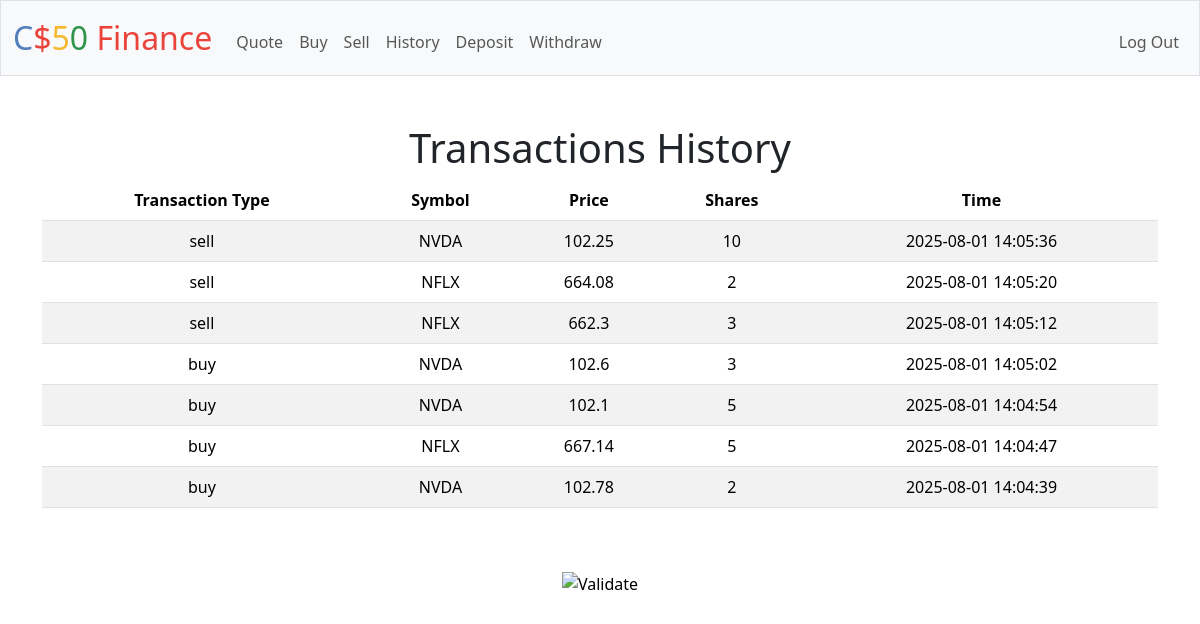
Page /history (signed in) on the committed database.
### tables this page shows
CREATE TABLE 'transactions' ('id ' INTEGER PRIMARY KEY AUTOINCREMENT NOT NULL, 'user_id' INTEGER NOT NULL, 'symbol' TEXT NOT NULL, 'shares' INTEGER NOT NULL, 'price' REAL NOT NULL, 'total' REAL NOT NULL, 'transaction_type' TEXT NOT NULL, 'timestamp' TEXT NOT NULL DEFAULT CURRENT_TIMESTAMP);

### app.py (the view)
@app.route("/history")
@login_required
def history():
    stocks = db.execute("SELECT transaction_type, symbol, price, shares, timestamp FROM transactions WHERE user_id = (?) ORDER BY timestamp DESC", session["user_id"])
    return render_template("history.html", stocks=stocks)

### app.py (called while the page is built)
@app.after_request
def after_request(response):
    response.headers["Cache-Control"] = "no-cache, no-store, must-revalidate"
    response.headers["Expires"] = 0
    response.headers["Pragma"] = "no-cache"
    return response

### helpers.py (called while the page is built)
def login_required(f):
    @wraps(f)
    def decorated_function(*args, **kwargs):
        if session.get("user_id") is None:
            return redirect("/login")
        return f(*args, **kwargs)
    return decorated_function

### templates/history.html (shortened to what this page needs)
{% extends "layout.html" %}
{% block main %}
    <h1>Transactions History</h1>
    <table class="table table-striped">
        <thead>
            <tr>
                <th>Transaction Type</th>
                <th>Symbol</th>
                <th>Price</th>
                <th>Shares</th>
                <th>Time</th>
            </tr>
        </thead>
        <tbody>
            {% for stock in stocks %}
                <tr>
                    <td> {{ stock.transaction_type }} </td>
                    <td> {{ stock.symbol }} </td>
                    <td> {{ stock.price }} </td>
                    <td> {{ stock.shares | abs }} </td>
                    <td> {{ stock.timestamp }} </td>
                </tr>
            {% endfor %}
        </tbody>
    </table>
{% endblock %}

### templates/layout.html (shortened to what this page needs)
<!DOCTYPE html>
<html lang="en">
    <head>
        <link href="https://cdn.jsdelivr.net/npm/bootstrap@5.3.3/dist/css/bootstrap.min.css" rel="stylesheet">
        <link href="/static/styles.css" rel="stylesheet">
    </head>
    <body>
        <nav class="bg-light border navbar navbar-expand-md navbar-light">
            <div class="container-fluid">
                <a class="navbar-brand" href="/"><span class="blue">C</span><span class="red">$</span><span class="yellow">5</span><span class="green">0</span> <span class="red">Finance</span></a>
                <div class="collapse navbar-collapse" id="navbar">
                    {% if session["user_id"] %}
                        <ul class="navbar-nav me-auto mt-2">
                            <li class="nav-item"><a class="nav-link" href="/quote">Quote</a></li>
                            <li class="nav-item"><a class="nav-link" href="/buy">Buy</a></li>
                            <li class="nav-item"><a class="nav-link" href="/sell">Sell</a></li>
                            <li class="nav-item"><a class="nav-link" href="/history">History</a></li>
                            <li class="nav-item"><a class="nav-link" href="/deposit">Deposit</a></li>
                            <li class="nav-item"><a class="nav-link" href="/withdraw">Withdraw</a></li>
                        </ul>
                        <ul class="navbar-nav ms-auto mt-2">
                            <li class="nav-item"><a class="nav-link" href="/logout">Log Out</a></li>
                        </ul>
                    {% else %}
                        <ul class="navbar-nav ms-auto mt-2">
                            <li class="nav-item"><a class="nav-link" href="/register">Register</a></li>
                            <li class="nav-item"><a class="nav-link" href="/login">Log In</a></li>
                        </ul>
                    {% endif %}
                </div>
            </div>
        </nav>
        <main class="container py-5 text-center">
            {% block main %}{% endblock %}
        </main>
        <footer class="mb-5">
            <form action="https://validator.w3.org/check" class="text-center" enctype="multipart/form-data" method="post" target="_blank">
                <input alt="Validate" src="/static/I_heart_validator.png" type="image">
            </form>
        </footer>
    </body>
</html>

### static/styles.css (style rules this page uses)
nav .navbar-brand { font-size: xx-large; }
nav .navbar-brand .blue { color: #537fbe; }
nav .navbar-brand .red { color: #ea433b; }
nav .navbar-brand .yellow { color: #f5b82e; }
nav .navbar-brand .green { color: #2e944b; }

### rows in the picture
transactions: transaction_type "sell", symbol "NVDA", price "102.25", shares|abs "10", timestamp "2025-08-01 14:05:36"
transactions: transaction_type "sell", symbol "NFLX", price "664.08", shares|abs "2", timestamp "2025-08-01 14:05:20"
transactions: transaction_type "sell", symbol "NFLX", price "662.3", shares|abs "3", timestamp "2025-08-01 14:05:12"
transactions: transaction_type "buy", symbol "NVDA", price "102.6", shares|abs "3", timestamp "2025-08-01 14:05:02"
transactions: transaction_type "buy", symbol "NVDA", price "102.1", shares|abs "5", timestamp "2025-08-01 14:04:54"
transactions: transaction_type "buy", symbol "NFLX", price "667.14", shares|abs "5", timestamp "2025-08-01 14:04:47"
transactions: transaction_type "buy", symbol "NVDA", price "102.78", shares|abs "2", timestamp "2025-08-01 14:04:39"
